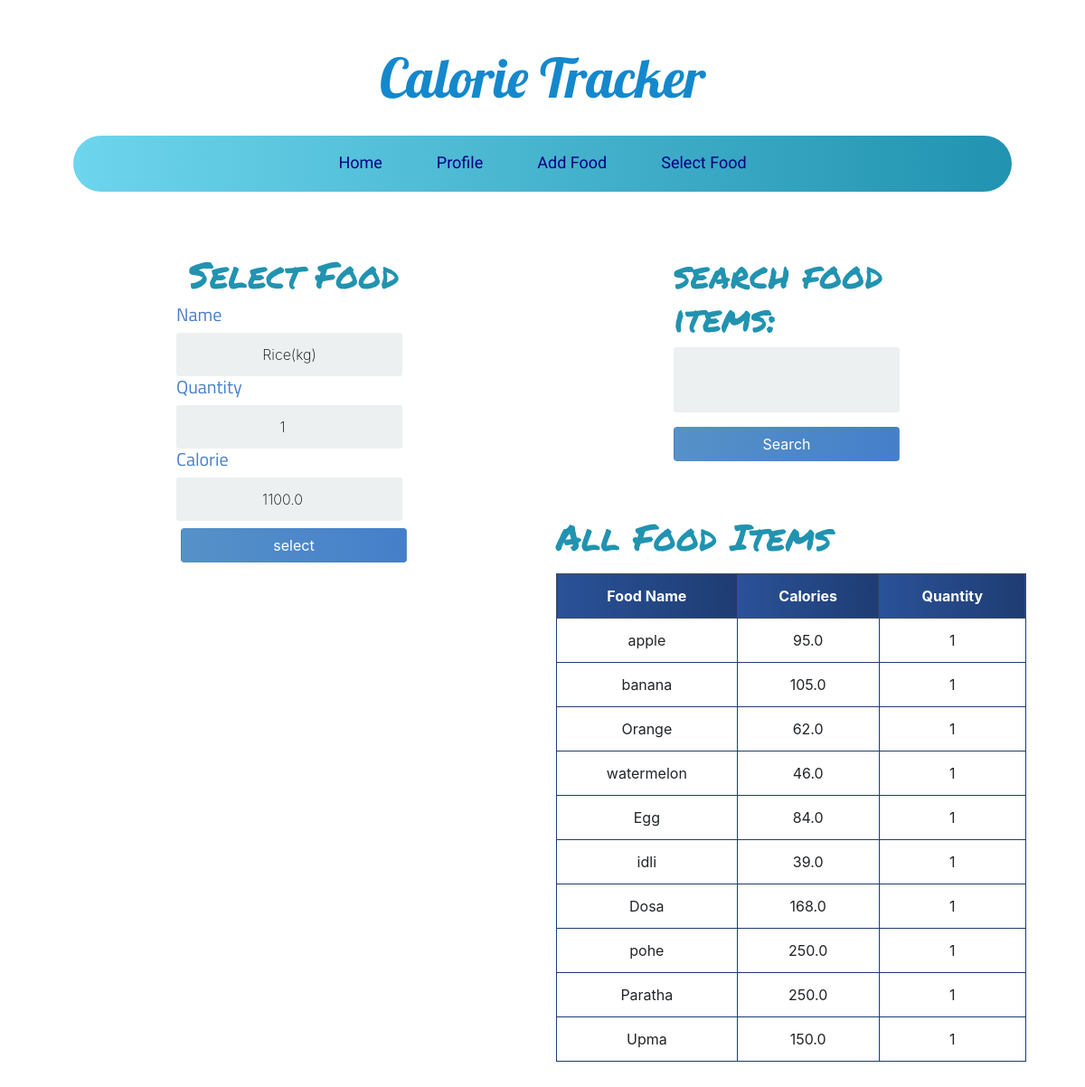
/update_food/1/ (signed in), run on the app's committed database.
### calories/models.py (models this page shows, shortened)
class Food(models.Model):
	name = models.CharField(max_length=200 ,null=False)
	quantity = models.PositiveIntegerField(null=False,default=0)
	calorie = models.FloatField(null=False,default=0)
	person_of = models.ForeignKey(User,null=True,on_delete=models.CASCADE)

### calories/views.py (the view)
# urls.py: path('update_food/<str:pk>/',update_food,name='update_food'),
@login_required
def update_food(request,pk):
	food_items = Food.objects.filter(person_of=request.user)
	food_item = Food.objects.get(id=pk)
	form =  AddFoodForm(instance=food_item)
	if request.method == 'POST':
		form = AddFoodForm(request.POST,instance=food_item)
		if form.is_valid():
			form.save()
			return redirect('profile')
	myFilter = FoodFilter(request.GET,queryset=food_items)
	context = {'form':form,'food_items':food_items,'myFilter':myFilter}
	return render(request,'add_food.html',context)

### calories/forms.py
class AddFoodForm(forms.ModelForm):
    class Meta:
        model = Food
        fields = ('name','quantity','calorie')

### templates/add_food.html (shortened to what this page needs)
{% extends 'base.html' %}
{% block content %}
<div class="container">
<div class="row">
    <div class="col-lg-6">
    <div class="login">
        <div class="login-screen">
            <div class="app-title">
                <h1 class="headline">Select Food</h1>
            </div>
            <form method="POST" action="" class="login-form form-inline">
                {% for field in form %}
                <h5 class="form-labels">
                {{ field.label }}
                </h5>
                {{ field }}
                {% endfor %}
                <input class="btn mt-2" type="submit" value="select">
            </form>
        </div>
    </div>
    </div>
    <div class="col-lg-6 ">
    <div class="login">
        <div class="login-screen">
              <form method="get">
                  <h1 class="headline">{{ myFilter.form }}</h1>
                  <button class="btn mt-2" type="submit">Search </button>
              </form>
        </div>
    </div>
        <h1 class="headline"> All Food Items </h1>
        <table class="table table-bordered text-center mt-3">
            <thead class="thead-dark">
                <tr>
                    <th scope="col">Food Name</th>
                    <th scope="col">Calories</th>
                    <th scope="col">Quantity</th>
                </tr>
            </thead>
            <tbody>
                {% for food in food_items %}
                <tr>
                    <td>{{ food.name }}</td>
                    <td>{{ food.calorie }}</td>
                    <td>{{ food.quantity }}</td>
                </tr>
                {% endfor %}
            </tbody>
        </table>
    </div>
</div>
</div>
{% endblock content %}

### static/css/base.css (style rules this page uses)
body { font-family: Arial; background-color: #3498DB; padding: 50px; }
.login { margin: 20px auto; width: 300px; }
.login-screen { background-color: #FFF; padding: 20px; border-radius: 5px }
.app-title { text-align: center; color: #777; }
.login-form { text-align: center; }
input { text-align: center; background-color: #ECF0F1; border: 2px solid transparent; border-radius: 3px; font-size: 16px; font-weight: 200; padding: 10px 0; width: 250px; transition: border .5s; }
.btn { background: #457fca; background: -webkit-linear-gradient(to right, #5691c8, #457fca); background: linear-gradient(to right, #5691c8, #457fca); color: white !important; font-size: 16px; line-height: 25px; padding: 10px 0; text-decoration: none; text-shadow: none; border-radius: 3px; box-shadow: none; transition: 0.25s; display: block; width: 250px; margin: 0 auto; }
th { background: #1e3c72; background: -webkit-linear-gradient(to right, #2a5298, #1e3c72); background: linear-gradient(to right, #2a5298, #1e3c72); }
.headline { font-family: 'Permanent Marker', cursive; padding-top:20px; color: #2193b0; color: -webkit-linear-gradient(to right, #6dd5ed, #2193b0); color: linear-gradient(to right, #6dd5ed, #2193b0); }
.table { background-color: white; color: #18AD7C; }
table.table-bordered > thead > tr > th { border:1px solid #1e3c72; }
table.table-bordered > tbody > tr > td { border:1px solid #1e3c72; }
.form-labels { font-family: 'Titillium Web', sans-serif; color:#457fca; }

### data on the page
Food: form "Rice(kg)" "1" "1100.0"
Food: name "apple", calorie "95.0", quantity "1"
Food: name "banana", calorie "105.0", quantity "1"
Food: name "Orange", calorie "62.0", quantity "1"
Food: name "watermelon", calorie "46.0", quantity "1"
Food: name "Egg", calorie "84.0", quantity "1"
Food: name "idli", calorie "39.0", quantity "1"
Food: name "Dosa", calorie "168.0", quantity "1"
Food: name "pohe", calorie "250.0", quantity "1"
Food: name "Paratha", calorie "250.0", quantity "1"
Food: name "Upma", calorie "150.0", quantity "1"

### other printed values
{{ field.label }} "Name" "Quantity" "Calorie"
